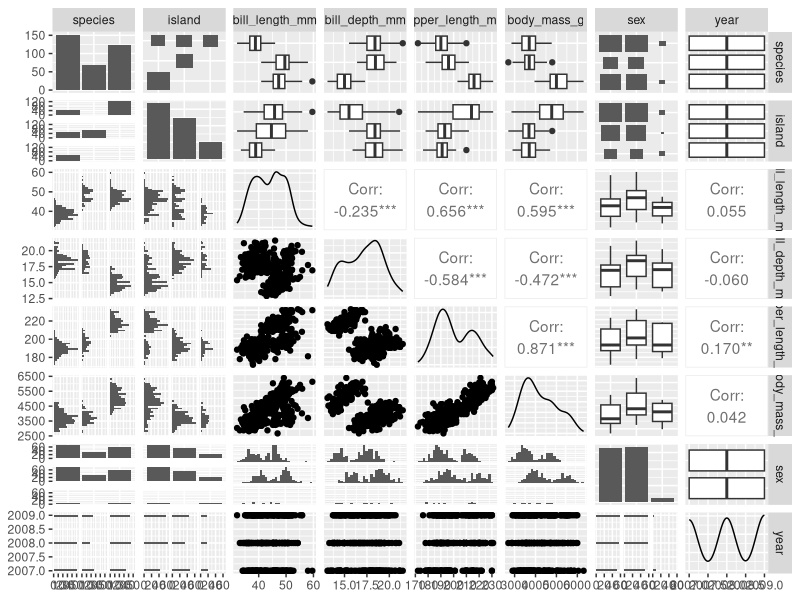
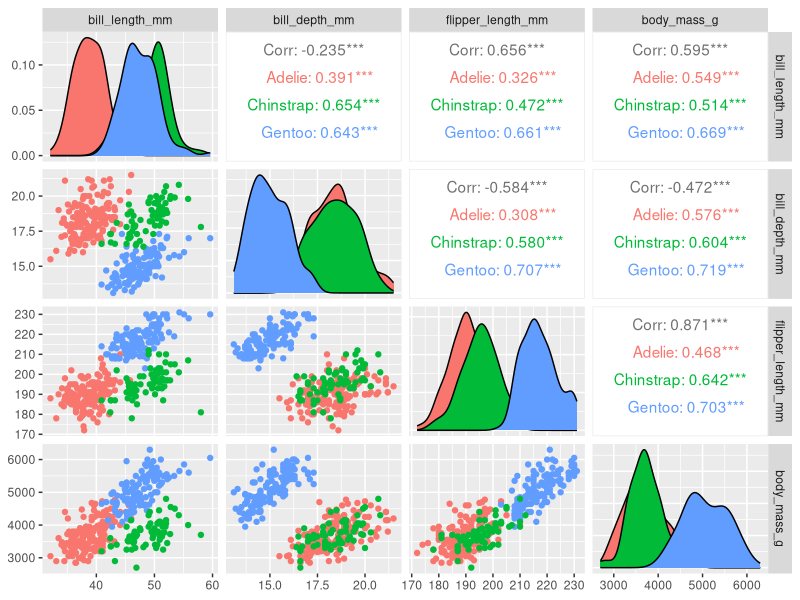
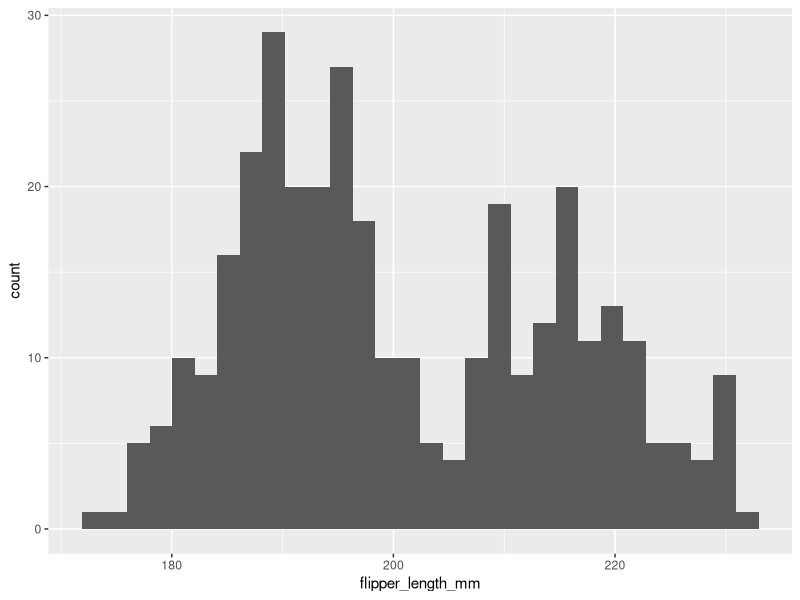

Here is the R script that generated these plots, in order:
# load libraries
library(GGally)
library(skimr)
library(palmerpenguins)
library(tidyverse)

# Look at it
view(penguins)

# Check the column names
names(penguins)

# Check the dimensions
dim(penguins)

# Get a summary
summary(penguins)

# Get a summary with {skimr}
skimr::skim(penguins)

# Print the first 6 rows
head(penguins)

# Print the last 6 rows
tail(penguins)

# Make a pairplot (sor of overwhelming with all data columns)
GGally::ggpairs(penguins)

# Make a pairsplot with a select number of colums and color by species
GGally::ggpairs(penguins, 
                columns = 3:6,
                ggplot2::aes(colour = species))

# Make a histogram of penguin flipper lengths 
ggplot(data = penguins, aes(x = flipper_length_mm)) + 
  geom_histogram()


